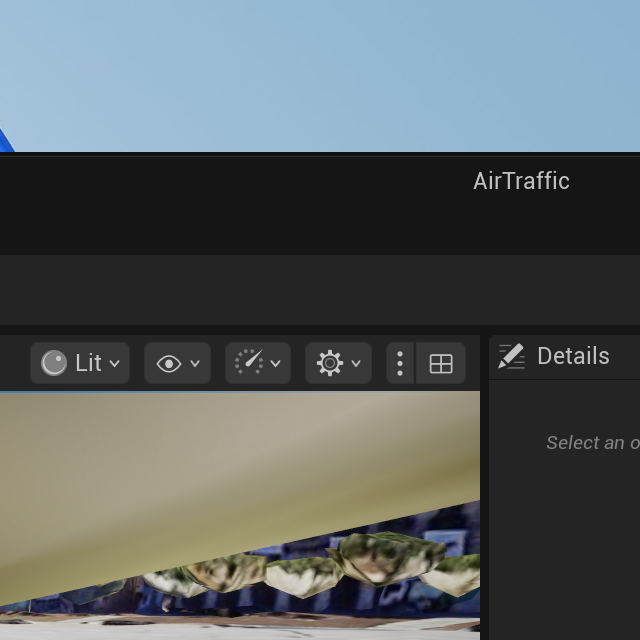

This chart was generated by the following Python code:
"""Standalone capture probe: replicate vision's window->mss path, report brightness."""
import ctypes
import json
from ctypes import wintypes

import mss
import numpy as np
from PIL import Image

user32 = ctypes.windll.user32
OUT = r"D:\Deep-AeroTwin-UE57-Test\tmp\capture_probe.json"
PNG = r"D:\Deep-AeroTwin-UE57-Test\tmp\capture_probe.png"
TARGET = "airtraffic (64-bit"

matches = []

def enum_cb(hwnd, lparam):
    if not user32.IsWindowVisible(hwnd):
        return True
    length = user32.GetWindowTextLengthW(hwnd)
    if not length:
        return True
    buf = ctypes.create_unicode_buffer(length + 1)
    user32.GetWindowTextW(hwnd, buf, length + 1)
    if TARGET in (buf.value or "").lower():
        matches.append((hwnd, buf.value))
    return True

EnumProc = ctypes.WINFUNCTYPE(ctypes.c_bool, wintypes.HWND, wintypes.LPARAM)
user32.EnumWindows(EnumProc(enum_cb), 0)

info = {"matches": [(h, t) for h, t in matches]}
if matches:
    hwnd = matches[0][0]
    rect = wintypes.RECT()
    user32.GetClientRect(hwnd, ctypes.byref(rect))
    pt = wintypes.POINT(0, 0)
    user32.ClientToScreen(hwnd, ctypes.byref(pt))
    region = {"left": pt.x, "top": pt.y, "width": rect.right - rect.left, "height": rect.bottom - rect.top}
    info["region"] = region
    with mss.mss() as sct:
        info["monitors"] = sct.monitors
        img = np.array(sct.grab(region))
    info["mean_brightness"] = float(img[:, :, :3].mean())
    Image.fromarray(img[:, :, :3][:, :, ::-1]).save(PNG)

open(OUT, "w").write(json.dumps(info, indent=2, default=str))
print(json.dumps(info, indent=2, default=str)[:800])
